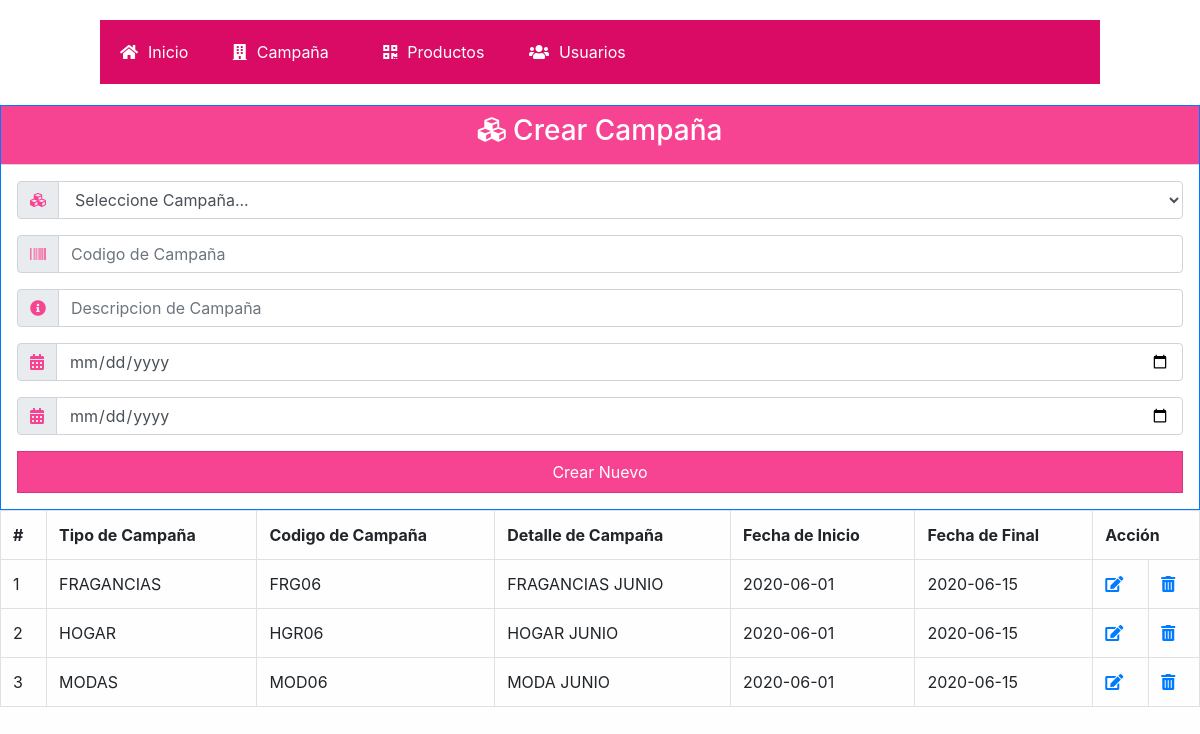
Page /manCampania.php on the committed database.
### tables this page shows
CREATE TABLE `campania` (
  `idcampania` int(11) NOT NULL,
  `tipo_campania` int(11) NOT NULL,
  `codigocampania` varchar(30) DEFAULT NULL,
  `descripcion` varchar(100) DEFAULT NULL,
  `fechainicio` date DEFAULT NULL,
  `fechafin` date DEFAULT NULL,
  `estado` bit(1) DEFAULT NULL,
  PRIMARY KEY (`idcampania`),
  KEY `fk_campania_tipo_campania1_idx` (`tipo_campania`),
  CONSTRAINT `fk_campania_tipo_campania1` FOREIGN KEY (`tipo_campania`) REFERENCES `tipo_campania` (`idtipo_campania`) ON DELETE NO ACTION ON UPDATE NO ACTION
);

CREATE TABLE `tipo_campania` (
  `idtipo_campania` int(11) NOT NULL,
  `descripcion` varchar(100) DEFAULT NULL,
  `categorias` int(11) NOT NULL,
  `estado` varchar(45) DEFAULT NULL,
  PRIMARY KEY (`idtipo_campania`),
  KEY `fk_tipo_campania_categorias1_idx` (`categorias`),
  CONSTRAINT `fk_tipo_campania_categorias1` FOREIGN KEY (`categorias`) REFERENCES `categorias` (`idcategorias`) ON DELETE NO ACTION ON UPDATE NO ACTION
);

### manCampania.php (the view, shortened to what this page needs)
<?php
include 'conexion.php';
include"encabezado.php";
?>
    <div class="table-responsive">
        <?php
        if(isset($_GET['id'])){
        ?>
        <form id="form1" name="form1" method="POST" action="manCampania.php">
            <?php
            }else{
            ?>
            <form id="form1" name="form1" method="POST" action="insertCampania.php">
                <?php }?>
                <div class="card border-primary rounded-0">
                    <div class="card-header p-0">
                        <div class="bg-pink text-white text-center py-2">
                            <?php
                            if(isset($_GET['id'])){
                                ?>
                                <h3><i class="fa fa-cubes"></i> Modificar Campa&ntilde;a</h3>
                                <?php
                            }else{
                                ?>
                                <h3><i class="fa fa-cubes"></i> Crear Campa&ntilde;a</h3>
                                <?php
                            }
                            ?>
                        </div>
                    </div>
                    <div class="card-body p-3">
                        <div class="form-group">
                            <div class="input-group mb-2">
                                <div class="input-group-prepend">
                                    <div class="input-group-text"><i class="fa fa-cubes text-pink"></i></div>
                                </div>
                                <?php
                                echo "<select name='tipocam' id='tipocam' class='form-control' required>";
                                echo "<option value=''>Seleccione Campa&ntilde;a...</option>";
                                ?>
                                </select>
                            </div>
                        </div>
                        <div class="form-group">
                            <div class="input-group mb-2">
                                <div class="input-group-prepend">
                                    <div class="input-group-text"><i class="fa fa-barcode text-pink"></i></div>
                                </div>
                                <?php
                                if(isset($_GET['id'])){
                                    ?>
                                    <input type="text" class="form-control" id="codigo" name="codigo" placeholder="Codigo de Campa&ntilde;a" value="<?php echo $codigo;?>" required>
                                    <?php
                                }else{
                                    ?>
                                    <input type="text" class="form-control" id="codigo" name="codigo" placeholder="Codigo de Campa&ntilde;a" required>
                                <?php }?>
                            </div>
                        </div>
                        <div class="form-group">
                            <div class="input-group mb-2">
                                <div class="input-group-prepend">
                                    <div class="input-group-text"><i class="fa fa-info-circle text-pink"></i></div>
                                </div>
                                <?php
                                if(isset($_GET['id'])){
                                    ?>
                                    <input type="text" class="form-control" id="nombre" name="nombre" placeholder="Descripcion de Campa&ntilde;a" value="<?php echo $nombre;?>" required>
                                    <input type="hidden" id="idd" name="idd" value="<?php echo $id;?>">
                                    <?php
                                }else{
                                    ?>
                                    <input type="text" class="form-control" id="nombre" name="nombre" placeholder="Descripcion de Campa&ntilde;a" required>
                                <?php }?>
                            </div>
                        </div>
                        <div class="form-group">
                            <div class="input-group mb-2">
                                <div class="input-group-prepend">
                                    <div class="input-group-text"><i class="fa fa-calendar-alt text-pink"></i></div>
                                </div>
                                <?php
                                if(isset($_GET['id'])){
                                    ?>
                                    <input type="date" class="form-control" id="feini" name="feini" placeholder="Fecha de inicio de campa&ntilde;a" value="<?php echo $feini;?>" required>
                                    <?php
                                }else{
                                    ?>
                                    <input type="date" class="form-control" id="feini" name="feini" placeholder="Fecha de inicio de campa&ntilde;a" required>
                                <?php }?>
                            </div>
                        </div>
                        <div class="form-group">
                            <div class="input-group mb-2">
                                <div class="input-group-prepend">
                                    <div class="input-group-text"><i class="fa fa-calendar-alt text-pink"></i></div>
                                </div>
                                <?php
                                if(isset($_GET['id'])){
                                    ?>
                                    <input type="date" class="form-control" id="fefin" name="fefin" placeholder="Fecha de fin de campa&ntilde;a" value="<?php echo $fefin;?>" required>
                                    <?php
                                }else{
                                    ?>
                                    <input type="date" class="form-control" id="fefin" name="fefin" placeholder="Fecha de fin de campa&ntilde;a" required>
                                <?php }?>
                            </div>
                        </div>
                        <div class="text-center">
                            <?php
                            if(isset($_GET['id'])){
                                ?>
                                <input type="submit" value="Modificar" class="btn btn-pink btn-block rounded-0 py-2">
                                <?php
                            }else{
                                ?>
                                <input type="submit" value="Crear Nuevo" class="btn btn-pink btn-block rounded-0 py-2">
                            <?php }?>
                        </div>
                    </div>
                </div>
            </form>
            <table class="table table-condensed table-bordered table-hover">
                <tr>
                    <th>#</th>
                    <th>Tipo de Campa&ntilde;a</th>
                    <th>Codigo de Campa&ntilde;a</th>
                    <th>Detalle de Campa&ntilde;a</th>
                    <th>Fecha de Inicio</th>
                    <th>Fecha de Final</th>
                    <th colspan="2">Acci&oacute;n</th>
                </tr>
                <?php
                $sql="SELECT a.idcampania as id, b.descripcion as tipocampania, a.codigocampania as codigo, a.descripcion as des, a.fechainicio as feini, a.fechafin as fefin, a.estado
                    FROM campania a
                    left join tipo_campania b on b.idtipo_campania=a.tipo_campania
                    where a.estado=1";
                $sentencia=$conexion->prepare($sql);
                $sentencia->execute();
                $resultado = $sentencia->get_result();
                $i=0;
                WHILE ($fila = $resultado->fetch_assoc()) {
                    $i=$i+1;
                    echo "<tr>";
                    echo "<td>$i</td>";
                    echo "<td>".$fila['tipocampania']."</td>";
                    echo "<td>".$fila['codigo']."</td>";
                    echo "<td>".$fila['des']."</td>";
                    echo "<td>".$fila['feini']."</td>";
                    echo "<td>".$fila['fefin']."</td>";
                    echo "<td><a href='manCampania.php?id=$fila[id]'><span class='fa fa-edit'></span></a></td>";
                    echo "<td><a href='manCampania.php?idx=$fila[id]'><span class='fa fa-trash-alt'></span></a></td>";
                    echo "</tr>";
                }
                ?>
            </table>
    </div>
<?php
include("pie.php");
?>

### encabezado.php (shortened to what this page needs)
<!DOCTYPE html>
<html lang="en">
<head>
    <link rel="stylesheet" href="css/bootstrap.css">
    <link rel="stylesheet" href="css/menu.css">
    <link rel="stylesheet" href="https://use.fontawesome.com/releases/v5.1.0/css/all.css">
</head>
<body>
<header>
    <nav>
        <ul>
            <li><a href="menu.php"><span class="fa fa-home"></span>Inicio</a></li>
            <li class="submenu">
                <a href="#"><span class="fa fa-building"></span>Campaña<span class="caret icon-arrow-down6"></span></a>
            </li>
            <li><a href="manProductos.php"><span class="fa fa-qrcode"></span>Productos</a></li>
            <li><a href="manUsuario.php"><span class="fa fa-users"></span>Usuarios</a></li>
        </ul>
    </nav>
</header>
<section class="contenido wrapper">

### pie.php
</section>
</body>
</html>

### css/menu.css (style rules this page uses)
* { padding:0; margin:0; -webkit-box-sizing: border-box; -moz-box-sizing: border-box; box-sizing: border-box; }
body { background:#FEFEFE; }
header { width: 100%; }
header { background: rgba(255,255,255); width: 100%; position: fixed; z-index: 100; }
header nav { background:#da0b65; z-index:1000; max-width: 1000px; width:95%; margin:20px auto; }
header nav ul { list-style:none; }
header nav ul li { display:inline-block; position: relative; }
header nav ul li a { color:#fff; display:block; text-decoration:none; padding: 20px; }
header nav ul li a span { margin-right:10px; }
.contenido { padding-top: 105px; }

### rows in the picture
campania: tipo_campania.descripcion "FRAGANCIAS", codigocampania "FRG06", descripcion "FRAGANCIAS JUNIO", fechainicio "2020-06-01", fechafin "2020-06-15"
campania: tipo_campania.descripcion "HOGAR", codigocampania "HGR06", descripcion "HOGAR JUNIO", fechainicio "2020-06-01", fechafin "2020-06-15"
campania: tipo_campania.descripcion "MODAS", codigocampania "MOD06", descripcion "MODA JUNIO", fechainicio "2020-06-01", fechafin "2020-06-15"
